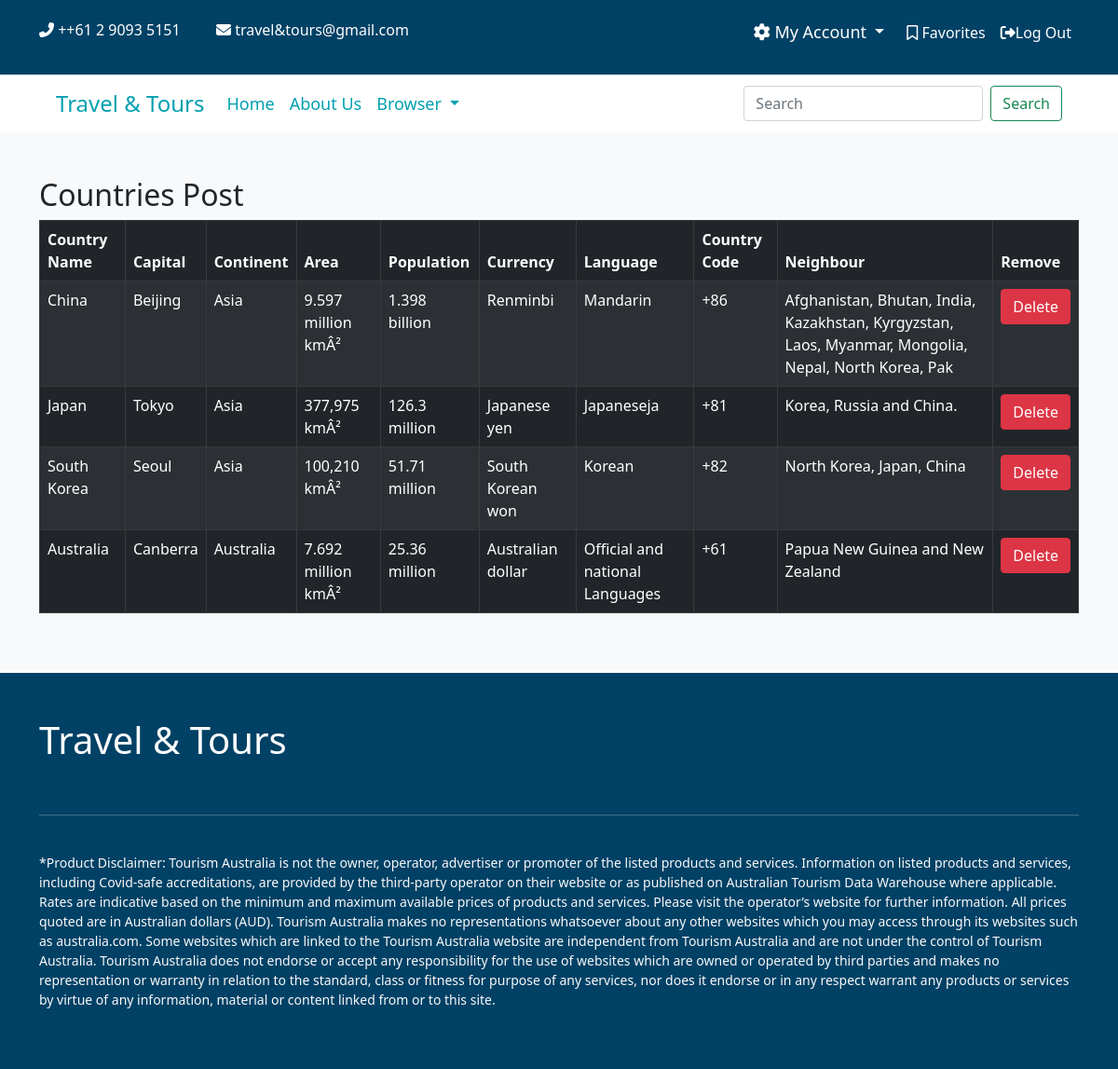
Page /my_country_post.php (signed in) on the committed database.
### tables this page shows
CREATE TABLE `country` (
  `countryId` int(11) NOT NULL,
  `countryName` varchar(150) NOT NULL,
  `capital` varchar(150) NOT NULL,
  `continent` varchar(150) NOT NULL,
  `area` varchar(100) NOT NULL,
  `population` varchar(100) NOT NULL,
  `currency` varchar(20) NOT NULL,
  `language` varchar(150) NOT NULL,
  `code` varchar(100) NOT NULL,
  `neighbour` varchar(100) NOT NULL,
  `description` varchar(250) NOT NULL,
  `image` varchar(250) NOT NULL,
  `countryFlag` varchar(250) NOT NULL,
  `submitted_by` varchar(100) NOT NULL,
  `type` varchar(150) NOT NULL
);

### my_country_post.php (the view, shortened to what this page needs)
<?php require "header.php"; ?>
<?php
	require "db.php";
	$stmt = $pdo->prepare("SELECT * FROM country WHERE submitted_by = '".$_SESSION['userId']."'");
	$stmt->execute();
 ?>
<section class="py-5 bg-light">
	<div class="container">
		<div class="row">
			<div class="col-md-12">
				<h2>Countries Post</h2>
			</div>
		</div>
		<div class="row">
			<div class="col-md-12">
				<table class="table table-dark table-bordered table-striped">
					  <thead>
					    <tr>
					      <th scope="col">Country Name</th>
					      <th scope="col">Capital</th>
					      <th scope="col">Continent</th>
					      <th scope="col">Area</th>
					      <th scope="col">Population</th>
					      <th scope="col">Currency</th>
					      <th scope="col">Language</th>
					      <th scope="col">Country Code</th>
					      <th scope="col">Neighbour</th>
					      <th scope="col">Remove</th>
					    </tr>
					  </thead>
					  <tbody>
					  	<?php foreach ($stmt as $row) {
					    echo '<tr>';
						   echo '<td>'.$row['countryName'].'</td>';
						   echo '<td>'.$row['capital'].'</td>';
						   echo '<td>'.$row['continent'].'</td>';
						   echo '<td>'.$row['area'].'</td>';
						   echo '<td>'.$row['population'].'</td>';
						   echo '<td>'.$row['currency'].'</td>';
						   echo '<td>'.$row['language'].'</td>';
						   echo '<td>'.$row['code'].'</td>';
						   echo '<td>'.$row['neighbour'].'</td>';
						   echo '<td>';
						   echo '<span class="btnr"><a class="btn btn-danger rounded" href="my_country_post.php?dId='.$row['countryId'].'">Delete</a></span>';
						   echo '</td>';
						 } ?>
					  </tbody>
					</table>
			</div>
		</div>
	</div>
</section>
<?php require "footer.php"; ?>

### rows in the picture
country: countryName "China", capital "Beijing", continent "Asia", area "9.597 million kmÂ²", population "1.398 billion", currency "Renminbi", language "Mandarin", code "+86", neighbour "Afghanistan, Bhutan, India, Kazakhstan, Kyrgyzstan, Laos, Myanmar, Mongolia, Nepal, North Korea, Pak"
country: countryName "Japan", capital "Tokyo", continent "Asia", area "377,975 kmÂ²", population "126.3 million", currency "Japanese yen", language "Japaneseja", code "+81", neighbour "Korea, Russia and China."
country: countryName "South Korea", capital "Seoul", continent "Asia", area "100,210 kmÂ²", population "51.71 million", currency "South Korean won", language "Korean", code "+82", neighbour "North Korea, Japan, China"
country: countryName "Australia", capital "Canberra", continent "Australia", area "7.692 million kmÂ²", population "25.36 million", currency "Australian dollar", language "Official and national Languages", code "+61", neighbour "Papua New Guinea and New Zealand"
